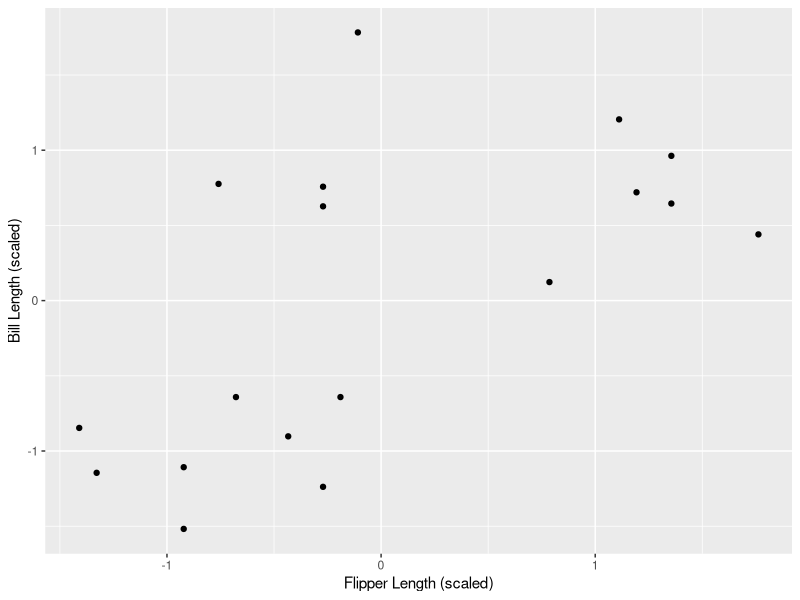
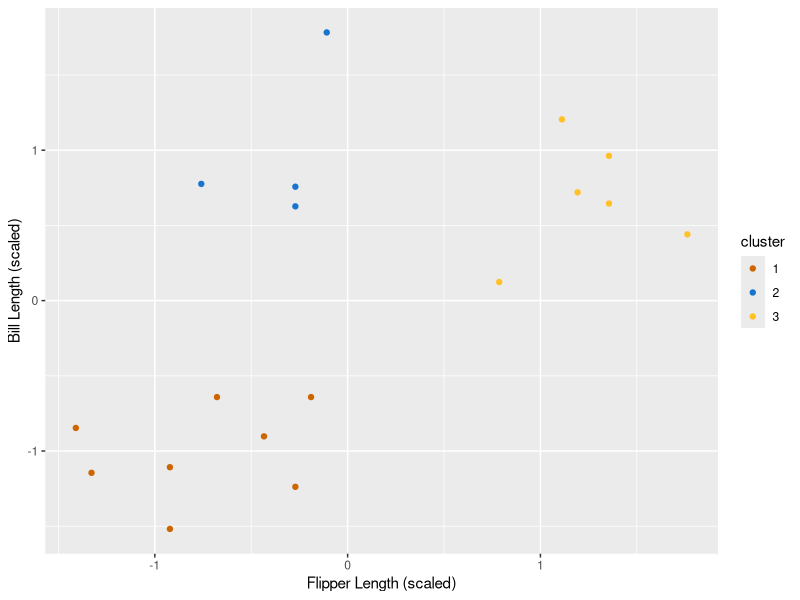
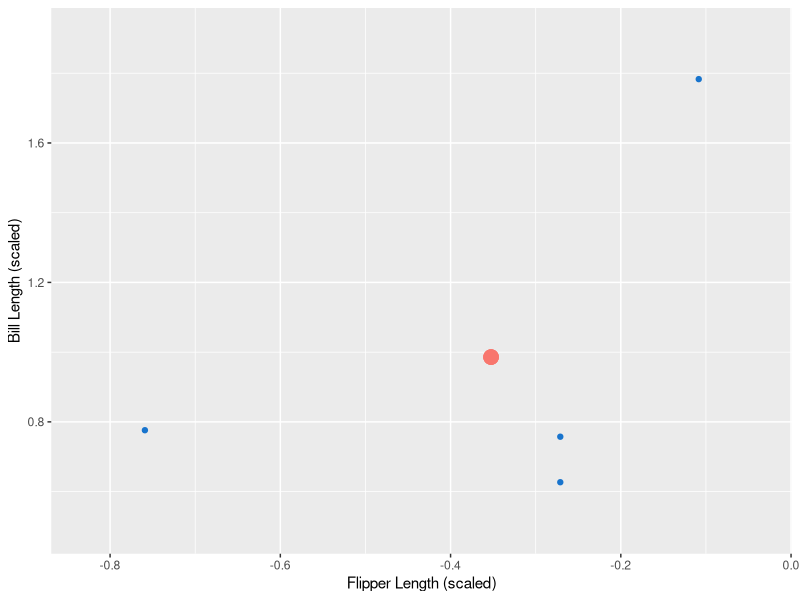
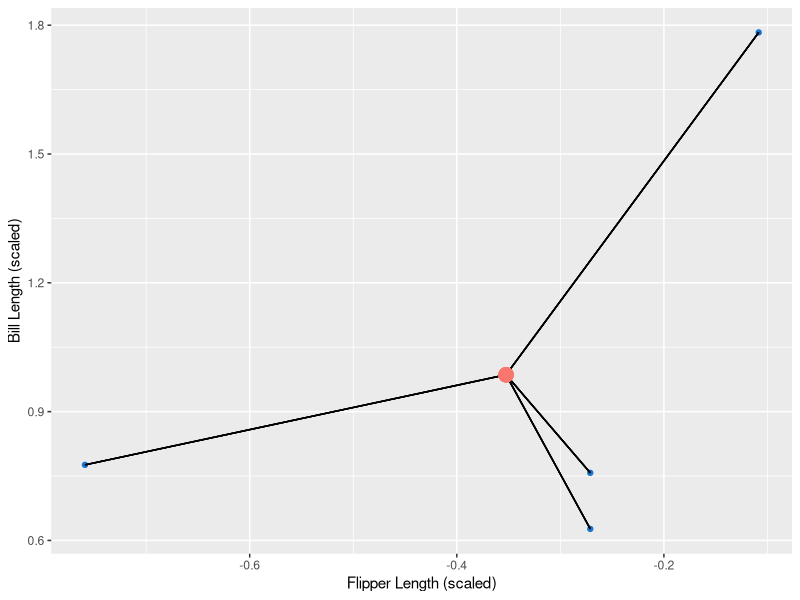
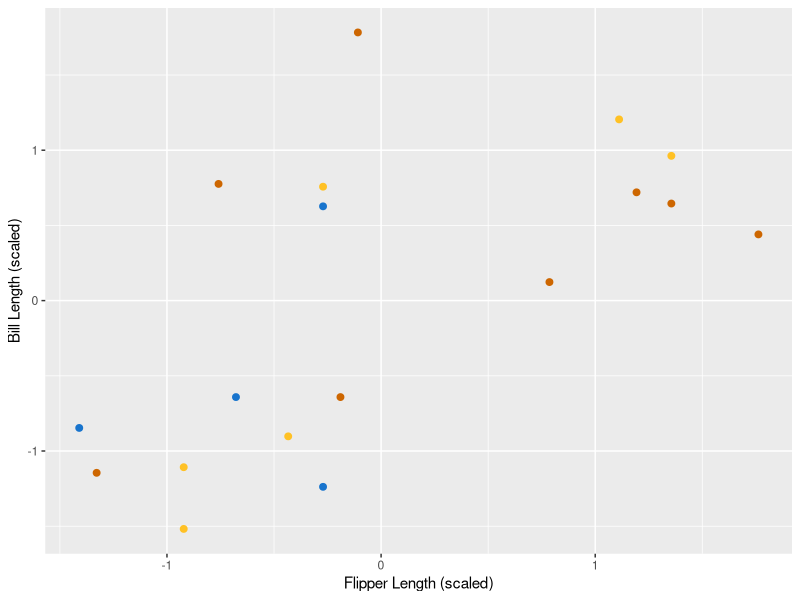
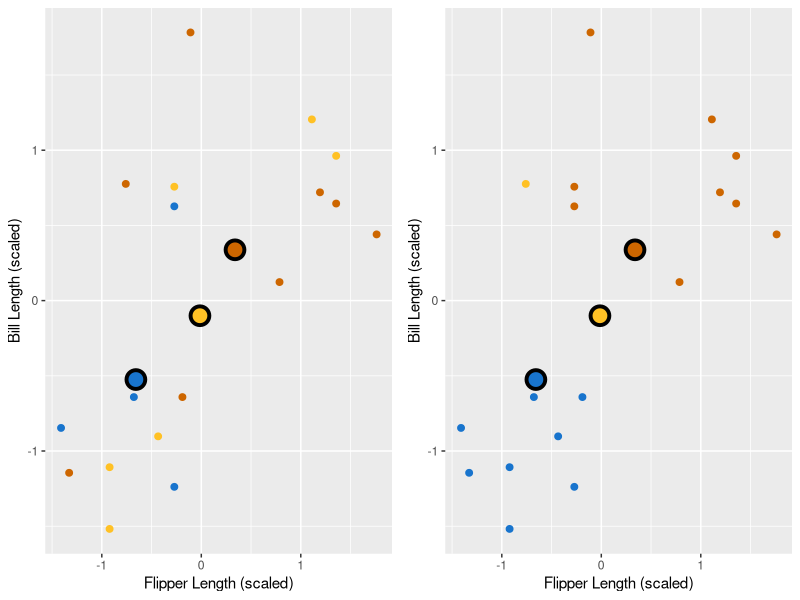
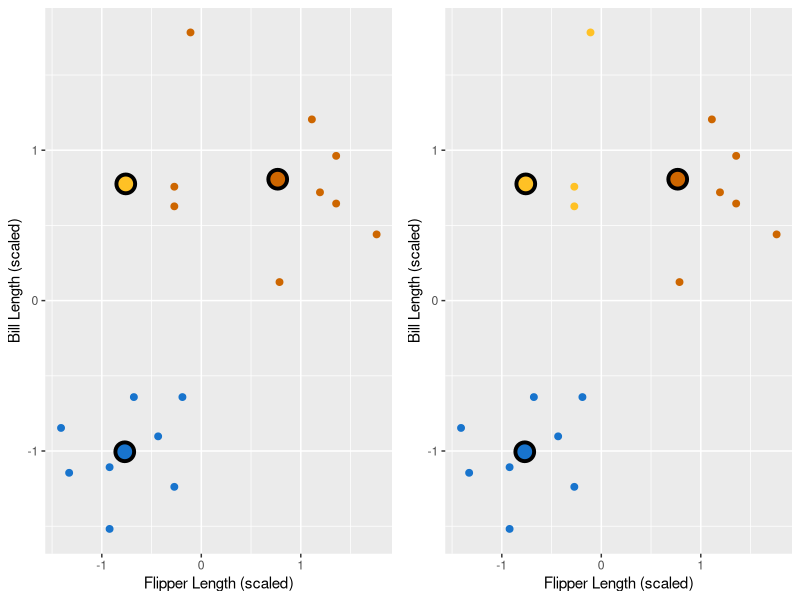
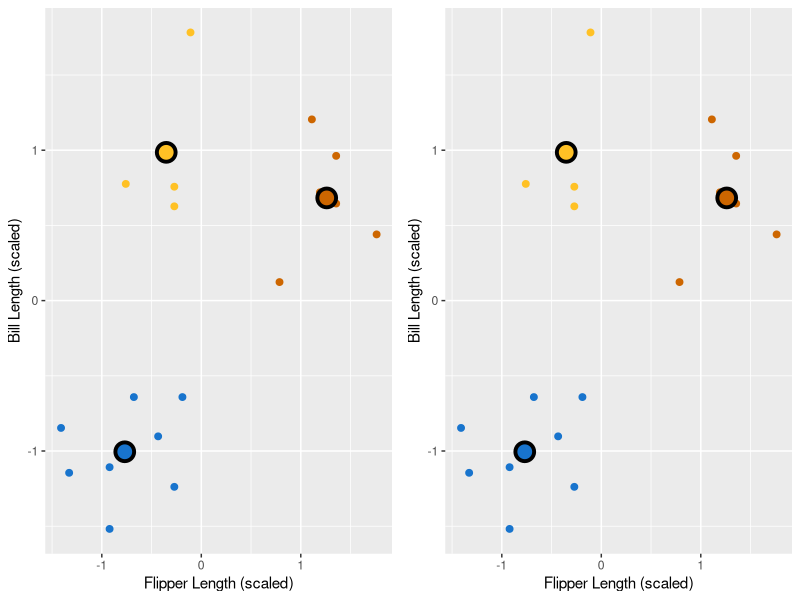

Write the R code that produced these figures, in order.
## ---- chunk 1
knitr::opts_chunk$set(warning = FALSE)
library(RColorBrewer)
# colour blind friendly colours:
#cbbPalette <- c("#000000", "#E69F00", "#56B4E9", "#009E73", "#F0E442", "#0072B2", "#D55E00", "#CC79A7")

#library(plotrix)
#sapply(cbbPalette, color.id) # to convert hex colour to colours with names 

# set the colours in the graphs, some graphs with the code shown to students are hard coded 
cbbPalette <- c(brewer.pal(9, "Paired"))
cbpalette <- c("darkorange3", "dodgerblue3", "goldenrod1")

## ---- chunk 2
knitr::include_graphics("https://upload.wikimedia.org/wikipedia/commons/0/00/Brown_Bluff-2016-Tabarin_Peninsula%E2%80%93Gentoo_penguin_%28Pygoscelis_papua%29_03.jpg")
## ---- chunk 3
library(tidyverse)

data <- read_csv("data/toy_penguins.csv") %>%
  mutate(cluster = as_factor(cluster)) %>%
  mutate(flipper_length_scaled = scale(flipper_length_mm), bill_length_scaled = scale(bill_length_mm))

penguin_data <- data %>% select(flipper_length_scaled, bill_length_scaled)
## ---- chunk 4
library(tidyverse)
penguin_data
## ---- chunk 5
base <- ggplot(data, aes(x = flipper_length_scaled, y = bill_length_scaled)) +
  geom_point() +
  xlab("Flipper Length (scaled)") +
  ylab("Bill Length (scaled)")
base
## ---- chunk 6
ggplot(data, aes(y = bill_length_scaled, x = flipper_length_scaled, colour = cluster)) +
  geom_point() +
  xlab("Flipper Length (scaled)") +
  ylab("Bill Length (scaled)") + 
  scale_color_manual(values= c("darkorange3", "dodgerblue3", "goldenrod1"))
## ---- chunk 7
library(tidyverse)

# clus1 <- tibble(loyalty = c(7, 7.5, 8, 7, 8),
#               csat = c(1, 1, 2, 2, 3),
#               )
clus1 <- filter(data, cluster == 2) %>%
  select(bill_length_scaled, flipper_length_scaled)

# clus1_center <- clus1 %>% summarize(csat = mean(csat), loyalty = mean(loyalty))
## ---- chunk 8
base <- ggplot(clus1) +
  geom_point(aes(y = bill_length_scaled, x = flipper_length_scaled),  col = "dodgerblue3") +
  labs(x = "Flipper Length (scaled)", y = "Bill Length (scaled)") +
  xlim(c(
    min(clus1$flipper_length_scaled) - 0.25 * sd(clus1$flipper_length_scaled),
    max(clus1$flipper_length_scaled) + 0.25 * sd(clus1$flipper_length_scaled)
  )) +
  ylim(c(
    min(clus1$bill_length_scaled) - 0.25 * sd(clus1$bill_length_scaled),
    max(clus1$bill_length_scaled) + 0.25 * sd(clus1$bill_length_scaled)
  )) +
  geom_point(aes(y = mean(bill_length_scaled), x = mean(flipper_length_scaled), colour = "red", size = 2.5)) +
  theme(legend.position = "none") 
base
## ---- chunk 9
base <- ggplot(clus1) +
  geom_point(aes(y = bill_length_scaled, x = flipper_length_scaled),col = "dodgerblue3") +
  labs(x = "Flipper Length (scaled)", y = "Bill Length (scaled)") +
  theme(legend.position = "none") 

mn <- clus1 %>% summarize(flipper_length_scaled = mean(flipper_length_scaled), bill_length_scaled = mean(bill_length_scaled))
for (i in 1:nrow(clus1)) {
  base <- base + geom_segment(
    x = unlist(mn[1, "flipper_length_scaled"]), y = unlist(mn[1, "bill_length_scaled"]),
    xend = unlist(clus1[i, "flipper_length_scaled"]), yend = unlist(clus1[i, "bill_length_scaled"])
  )
}
base <- base + geom_point(aes(y = mean(bill_length_scaled), x = mean(flipper_length_scaled), colour = "red", size = 2.5))
base
## ---- chunk 10
library(gridExtra)
set.seed(14)
penguin_data["label"] <- factor(sample(1:3, nrow(penguin_data), replace = T))

plt_lbl <- ggplot(penguin_data, aes(y = bill_length_scaled, x = flipper_length_scaled, colour = label)) +
  geom_point(size = 2) +
  xlab("Flipper Length (scaled)") +
  ylab("Bill Length (scaled)") +
  theme(legend.position = "none") + 
  scale_color_manual(values= cbpalette)
print(plt_lbl)
## ---- chunk 11
for (i in 1:4) {
  # compute centers
  centers <- penguin_data %>%
    group_by(label) %>%
    summarize_all(funs(mean))
  nclus <- nrow(centers)
  # replot with centers
  plt_ctr <- ggplot(penguin_data, aes(y = bill_length_scaled, x = flipper_length_scaled, colour = label)) +
    geom_point(size = 2) +
    xlab("Flipper Length (scaled)") +
    ylab("Bill Length (scaled)") +
    theme(legend.position = "none") +
    scale_color_manual(values= cbpalette) + 
    geom_point(data = centers, aes(y = bill_length_scaled, x = flipper_length_scaled, fill = label), size = 5, shape = 21, stroke = 2, colour = "black", fill = cbpalette)

  # reassign labels
  dists <- rbind(centers, penguin_data) %>%
    select("flipper_length_scaled", "bill_length_scaled") %>%
    dist() %>%
    as.matrix()
  dists <- as_tibble(dists[-(1:nclus), 1:nclus])
  penguin_data <- penguin_data %>% mutate(label = apply(dists, 1, function(x) names(x)[which.min(x)]))

  plt_lbl <- ggplot(penguin_data, aes(y = bill_length_scaled, x = flipper_length_scaled, colour = label)) +
    geom_point(size = 2) +
    xlab("Flipper Length (scaled)") +
    ylab("Bill Length (scaled)") +
    theme(legend.position = "none") +
    scale_color_manual(values= cbpalette) + 

    geom_point(data = centers, aes(y = bill_length_scaled, x = flipper_length_scaled, fill = label), size = 5, shape = 21, stroke = 2, colour = "black", fill = cbpalette) 

  # to generate the animated version, get rid of grid.arrange and use the below two lines
  # set the figure width to 4.35 too
  # print(plt_ctr)
  # print(plt_lbl)
  grid.arrange(plt_ctr, plt_lbl, nrow = 1)
}
## ---- chunk 12
set.seed(10)
penguin_data["label"] <- factor(sample(1:3, nrow(penguin_data), replace = T))

plt_lbl <- ggplot(penguin_data, aes(y = bill_length_scaled, x = flipper_length_scaled, colour = label)) +
  geom_point(size = 2) +
  xlab("Flipper Length (scaled)") +
  ylab("Bill Length (scaled)") +
  scale_color_manual(values= cbpalette) +
  theme(legend.position = "none")
print(plt_lbl)
## ---- chunk 13
for (i in 1:5) {
  # compute centers
  centers <- penguin_data %>%
    group_by(label) %>%
    summarize_all(funs(mean))
  nclus <- nrow(centers)
  # replot with centers
  plt_ctr <- ggplot(penguin_data, aes(y = bill_length_scaled, x = flipper_length_scaled, colour = label)) +
    geom_point(size = 2) +
    xlab("Flipper Length (scaled)") +
    ylab("Bill Length (scaled)") +
    theme(legend.position = "none") +
    scale_color_manual(values= cbpalette) + 
    geom_point(data = centers, aes(y = bill_length_scaled, x = flipper_length_scaled, fill = label), size = 5, shape = 21, stroke = 2, colour = "black", fill = cbpalette)

  # reassign labels
  dists <- rbind(centers, penguin_data) %>%
    select("flipper_length_scaled", "bill_length_scaled") %>%
    dist() %>%
    as.matrix()
  dists <- as_tibble(dists[-(1:nclus), 1:nclus])
  penguin_data <- penguin_data %>% mutate(label = apply(dists, 1, function(x) names(x)[which.min(x)]))

  plt_lbl <- ggplot(penguin_data, aes(y = bill_length_scaled, x = flipper_length_scaled, colour = label)) +
    geom_point(size = 2) +
    xlab("Flipper Length (scaled)") +
    ylab("Bill Length (scaled)") +
    theme(legend.position = "none") +
    scale_color_manual(values= cbpalette) +
    geom_point(data = centers, aes(y = bill_length_scaled, x = flipper_length_scaled, fill = label), size = 5, shape = 21, stroke = 2, colour = "black", fill = cbpalette)

  # print(plt_ctr)
  # print(plt_lbl)
  grid.arrange(plt_ctr, plt_lbl, nrow = 1)
}
## ---- chunk 14
library(broom)
set.seed(3)

kclusts <- tibble(k = 1:9) %>%
  mutate(
    kclust = map(k, ~ kmeans(penguin_data[-3], .x)),
    tidied = map(kclust, tidy),
    glanced = map(kclust, glance),
    augmented = map(kclust, augment, penguin_data[-3])
  )

clusters <- kclusts %>%
  unnest(tidied)

assignments <- kclusts %>%
  unnest(augmented)

clusterings <- kclusts %>%
  unnest(glanced, .drop = TRUE)

assignments$k <- factor(assignments$k)
levels(assignments$k) <- c("1 Cluster", "2 Clusters", "3 Clusters", "4 Clusters", "5 Clusters", "6 Clusters", "7 Clusters", "8 Clusters", "9 Clusters")

clusters$k <- factor(clusters$k)
levels(clusters$k) <- c("1 Cluster", "2 Clusters", "3 Clusters", "4 Clusters", "5 Clusters", "6 Clusters", "7 Clusters", "8 Clusters", "9 Clusters")

p1 <- ggplot(assignments, aes(flipper_length_scaled, bill_length_scaled)) +
  geom_point(aes(color = .cluster, size = 3)) +
  facet_wrap(~k) +   scale_colour_manual(values = cbbPalette) +
  labs(x = "Flipper Length (scaled)", y = "Bill Length (scaled)", colour = "Cluster") +
  theme(text = element_text(size = 20), legend.position = "none") +
  geom_point(data = clusters, aes(fill = cluster), colour = "black", size = 5, shape = 21, stroke = 2) + scale_fill_manual(values = cbbPalette)

p1
## ---- chunk 15
p2 <- ggplot(clusterings, aes(x = k, y = tot.withinss)) +
  geom_point(size = 2) +
  geom_line() +
  # annotate(geom = "line", x = 4, y = 35, xend = 2.65, yend = 27, arrow = arrow(length = unit(2, "mm"))) +
  geom_segment(aes(x = 4, y = 17, xend = 3.1, yend = 6), arrow = arrow(length = unit(0.2, "cm"))) +
  annotate("text", x = 4.4, y = 19, label = "Elbow", size = 7, colour = "blue") +
  labs(x = "Number of Clusters", y = "Total WSSD") +
  theme(text = element_text(size = 20)) +
  scale_x_continuous(breaks = 1:9)
p2
## ---- chunk 16
unscaled_data <- read_csv("data/toy_penguins.csv") %>%
  select(bill_length_mm, flipper_length_mm)
## ---- chunk 17
unscaled_data
scaled_data <- map_df(unscaled_data, scale)
scaled_data
## ---- chunk 18
set.seed(1234)
penguin_clust <- kmeans(scaled_data, centers = 3)
penguin_clust
## ---- chunk 19
clustered_data <- augment(penguin_clust, scaled_data)
clustered_data
## ---- chunk 20
cluster_plot <- ggplot(clustered_data,
  aes(x = flipper_length_mm, y = bill_length_mm, colour = .cluster),
  size = 2) +
  geom_point() +
  labs(x = "Flipper Length (scaled)", y = "Bill Length (scaled)", colour = "Cluster") + 
  scale_color_manual(values = c("dodgerblue3","darkorange3",  "goldenrod1"))
cluster_plot
## ---- chunk 21
glance(penguin_clust)
## ---- chunk 22
penguin_clust_ks <- tibble(k = 1:9)
penguin_clust_ks
## ---- chunk 23
penguin_clust_ks <- tibble(k = 1:9) %>%
  mutate(penguin_clusts = map(k, function(ks) kmeans(scaled_data, ks)))
penguin_clust_ks
## ---- chunk 24
penguin_clust_ks <- tibble(k = 1:9) %>%
  mutate(
    penguin_clusts = map(k, ~ kmeans(scaled_data, .x)),
    glanced = map(penguin_clusts, glance)
  )
penguin_clust_ks
## ---- chunk 25
clustering_statistics <- penguin_clust_ks %>%
  unnest(glanced)

clustering_statistics
## ---- chunk 26
elbow_plot <- ggplot(clustering_statistics, aes(x = k, y = tot.withinss)) +
  geom_point() +
  geom_line() +
  xlab("K") +
  ylab("Total within-cluster sum of squares") +
  scale_x_continuous(breaks = 1:9)
elbow_plot
## ---- chunk 27
penguin_clust_ks <- tibble(k = 1:9) %>%
  mutate(
    penguin_clusts = map(k, ~ kmeans(scaled_data, nstart = 10, .x)),
    glanced = map(penguin_clusts, glance)
  )

clustering_statistics <- penguin_clust_ks %>%
  unnest(glanced)

elbow_plot <- ggplot(clustering_statistics, aes(x = k, y = tot.withinss)) +
  geom_point() +
  geom_line() +
  xlab("K") +
  ylab("Total within-cluster sum of squares") +
  scale_x_continuous(breaks = 1:9)
elbow_plot
